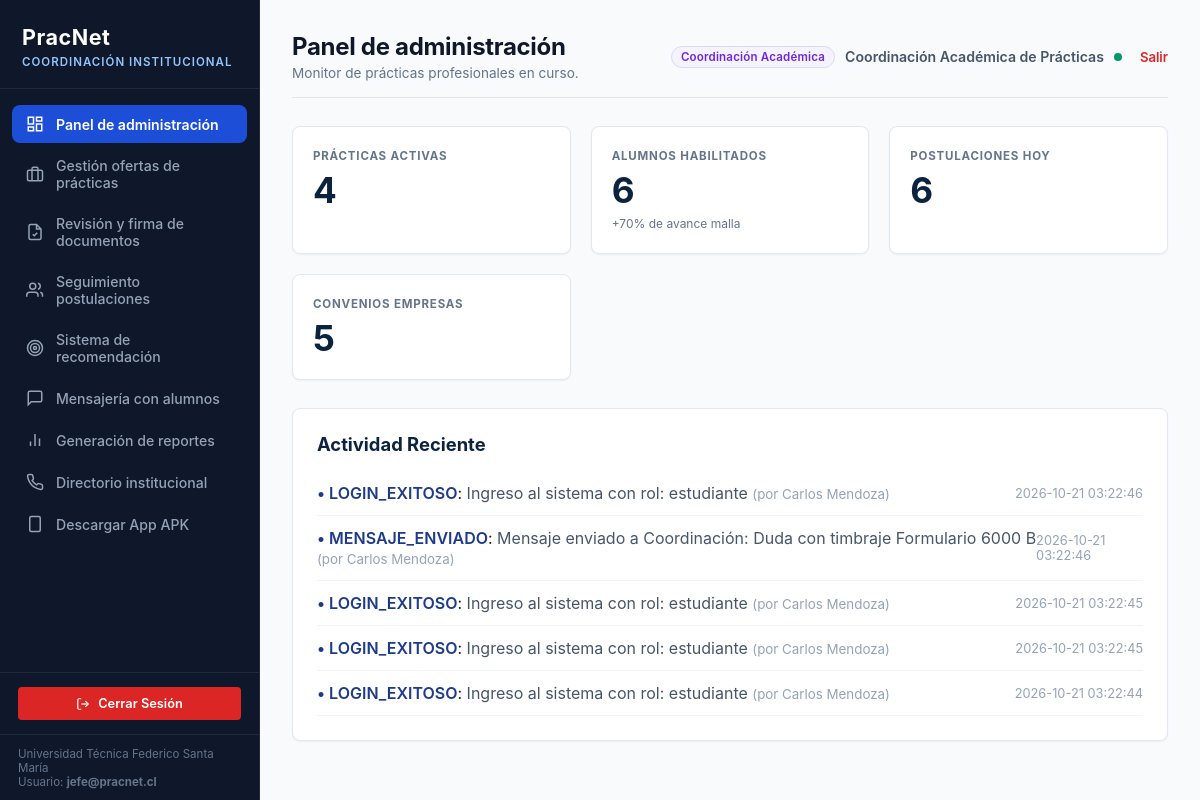
The app's page /admin/dashboard (signed in) with its own data.
### tables this page shows
CREATE TABLE bitacora_auditoria (
            id INTEGER PRIMARY KEY AUTOINCREMENT,
            usuario_id INTEGER REFERENCES usuario(id) ON DELETE SET NULL,
            accion TEXT NOT NULL,
            detalle TEXT,
            ip_address TEXT,
            fecha TIMESTAMP DEFAULT CURRENT_TIMESTAMP
        );

CREATE TABLE usuario (
            id INTEGER PRIMARY KEY AUTOINCREMENT,
            email TEXT UNIQUE NOT NULL,
            password_hash TEXT NOT NULL,
            rol TEXT NOT NULL CHECK(rol IN ('estudiante', 'jefe_carrera', 'admin', 'empresa')),
            nombre TEXT NOT NULL,
            rut TEXT UNIQUE,
            creado_en TIMESTAMP DEFAULT CURRENT_TIMESTAMP,
            activo INTEGER DEFAULT 1
        );

### app/routes_admin.py (the view)
@admin_bp.route('/dashboard')
def dashboard():
    with get_db() as conn:
        cursor = conn.cursor()
        cursor.execute("SELECT COUNT(*) as total FROM oferta_practica WHERE estado = 'Activa'")
        practicas_activas = cursor.fetchone()['total']
        cursor.execute("SELECT COUNT(*) as total FROM estudiante WHERE avance_malla >= 70")
        alumnos_habilitados = cursor.fetchone()['total']
        cursor.execute("SELECT COUNT(*) as total FROM postulacion")
        postulaciones_total = cursor.fetchone()['total']
        cursor.execute("SELECT COUNT(*) as total FROM empresa WHERE convenio_vigente = 1")
        convenios_empresas = cursor.fetchone()['total']
        cursor.execute("""
            SELECT b.*, u.nombre as usuario_nombre
            FROM bitacora_auditoria b
            LEFT JOIN usuario u ON b.usuario_id = u.id
            ORDER BY b.fecha DESC LIMIT 5
        """)
        actividades = cursor.fetchall()
    return render_template(
        'admin/dashboard.html',
        practicas_activas=practicas_activas or 145,
        alumnos_habilitados=alumnos_habilitados or 312,
        postulaciones_hoy=postulaciones_total or 24,
        convenios_empresas=convenios_empresas or 89,
        actividades=actividades
    )

### app/__init__.py (called while the page is built)
def create_app():
    app = Flask(__name__)
    app.config.from_object(Config)
    os.makedirs(app.config['UPLOAD_FOLDER'], exist_ok=True)
    init_db()
    from app.auth import auth_bp
    from app.routes_admin import admin_bp
    from app.routes_student import student_bp
    from app.routes_empresa import empresa_bp
    app.register_blueprint(auth_bp)
    app.register_blueprint(admin_bp)
    app.register_blueprint(student_bp)
    app.register_blueprint(empresa_bp)
    @app.route('/')
    def index():
        return redirect(url_for('auth.login'))
    @app.errorhandler(404)
    def page_not_found(e):
        return render_template('404.html'), 404
    @app.errorhandler(500)
    def internal_server_error(e):
        return render_template('500.html'), 500
    @app.after_request
    def apply_security_headers(response):
        return add_security_headers(response)
    return app

### app/database.py (called while the page is built)
def get_db_connection():
    conn = sqlite3.connect(Config.DATABASE_PATH)
    conn.row_factory = sqlite3.Row
    conn.execute("PRAGMA foreign_keys = ON;")
    return conn

@contextmanager
def get_db():
    conn = get_db_connection()
    try:
        yield conn
        conn.commit()
    except Exception as e:
        conn.rollback()
        raise e
    finally:
        conn.close()

### app/routes_admin.py (called while the page is built)
@admin_bp.before_request
@role_required(['admin', 'jefe_carrera'])
def restrict_admin():
    pass

### app/security.py (called while the page is built)
def role_required(allowed_roles):
    def decorator(f):
        @wraps(f)
        def decorated_function(*args, **kwargs):
            if 'user_id' not in session:
                flash('Por favor inicia sesión.', 'warning')
                return redirect(url_for('auth.login'))
            if session.get('rol') not in allowed_roles:
                flash('No tienes permisos suficientes para acceder a este módulo.', 'danger')
                return redirect(url_for('auth.unauthorized'))
            return f(*args, **kwargs)
        return decorated_function
    return decorator

def add_security_headers(response):
    response.headers['X-Content-Type-Options'] = 'nosniff'
    response.headers['X-Frame-Options'] = 'SAMEORIGIN'
    response.headers['X-XSS-Protection'] = '1; mode=block'
    response.headers['Referrer-Policy'] = 'strict-origin-when-cross-origin'
    return response

### app/templates/admin/dashboard.html (shortened to what this page needs)
{% extends 'base.html' %}
{% block admin_title %}
<h1>Panel de administración</h1>
<p>Monitor de prácticas profesionales en curso.</p>
{% endblock %}
{% block content %}
<div class="kpi-grid">
  <div class="kpi-card">
    <div class="kpi-label">PRÁCTICAS ACTIVAS</div>
    <div class="kpi-value">{{ practicas_activas }}</div>
  </div>
  <div class="kpi-card">
    <div class="kpi-label">ALUMNOS HABILITADOS</div>
    <div class="kpi-value">{{ alumnos_habilitados }}</div>
    <div class="kpi-subtext">+70% de avance malla</div>
  </div>
  <div class="kpi-card">
    <div class="kpi-label">POSTULACIONES HOY</div>
    <div class="kpi-value">{{ postulaciones_hoy }}</div>
  </div>
  <div class="kpi-card">
    <div class="kpi-label">CONVENIOS EMPRESAS</div>
    <div class="kpi-value">{{ convenios_empresas }}</div>
  </div>
</div>
<div class="table-card" style="padding: 24px;">
  <h3 style="color: var(--primary-navy); margin-bottom: 16px; font-size: 1.15rem;">Actividad Reciente</h3>
  <ul style="list-style: none;">
    {% if actividades %}
      {% for act in actividades %}
        <li style="padding: 12px 0; border-bottom: 1px solid #f1f5f9; display: flex; align-items: center; justify-content: space-between;">
          <div>
            <span style="font-weight: 600; color: #1e3a8a;">• {{ act.accion }}</span>:
            <span style="color: #475569;">{{ act.detalle }}</span>
            {% if act.usuario_nombre %}
              <small style="color: #94a3b8;">(por {{ act.usuario_nombre }})</small>
            {% endif %}
          </div>
          <span style="font-size: 0.8rem; color: #94a3b8;">{{ act.fecha }}</span>
        </li>
      {% endfor %}
    {% endif %}
  </ul>
</div>
{% endblock %}

### app/static/css/pracnet.css (style rules this page uses)
:root { --primary-navy: #0c2340; --primary-slate: #0f172a; --primary-surface: #1e293b; --accent-blue: #1d4ed8; --accent-blue-light: #eff6ff; --accent-gold: #b45309; --accent-gold-light: #fef3c7; --success-green: #059669; --success-light: #ecfdf5; --warning-amber: #d97706; --danger-red: #dc2626; --danger-light: #fef2f2; --bg-page: #f8fafc; --card-bg: #ffffff; --text-primary: #0f172a; --text-secondary: #475569; --text-muted: #64748b; --border-subtle: #e2e8f0; --border-strong: #cbd5e1; --sidebar-width: 260px; --radius-sm: 4px; --radius-md: 8px; --radius-lg: 12px; --shadow-sm: 0 1px 2px 0 rgb(0 0 0 / 0.05); --shadow-md: 0 4px 6px -1px rgb(0 0 0 / 0.07), 0 2px 4px -2px rgb(0 0 0 / 0.07); --shadow-lg: 0 10px 15px -3px rgb(0 0 0 / 0.08), 0 4px 6px -4px rgb(0 0 0 / 0.04); }
* { box-sizing: border-box; margin: 0; padding: 0; font-family: -apple-system, BlinkMacSystemFont, "Segoe UI", Roboto, "Helvetica Neue", Arial, sans-serif; }
body { background-color: var(--bg-page); color: var(--text-primary); min-height: 100vh; display: flex; flex-direction: column; -webkit-font-smoothing: antialiased; }
.content-header h1 { font-size: 1.5rem; font-weight: 700; color: var(--text-primary); letter-spacing: -0.3px; }
.content-header p { font-size: 0.85rem; color: var(--text-muted); margin-top: 4px; }
.kpi-grid { display: grid; grid-template-columns: repeat(auto-fit, minmax(220px, 1fr)); gap: 20px; margin-bottom: 28px; }
.kpi-card { background: var(--card-bg); border: 1px solid var(--border-subtle); border-radius: var(--radius-md); padding: 22px 20px; box-shadow: var(--shadow-sm); transition: transform 0.15s ease, box-shadow 0.15s ease; }
.kpi-label { font-size: 0.72rem; font-weight: 700; color: var(--text-muted); letter-spacing: 0.8px; text-transform: uppercase; margin-bottom: 8px; }
.kpi-value { font-size: 2.2rem; font-weight: 700; color: var(--primary-navy); line-height: 1.1; }
.kpi-subtext { font-size: 0.75rem; color: var(--text-muted); margin-top: 6px; }
.table-card { background: var(--card-bg); border-radius: var(--radius-md); border: 1px solid var(--border-subtle); box-shadow: var(--shadow-sm); overflow: hidden; margin-bottom: 28px; }

### records on screen
bitacora_auditoria: accion "LOGIN_EXITOSO", detalle "Ingreso al sistema con rol: estudiante", usuario_nombre "Carlos Mendoza", fecha "2026-10-21 03:22:46"
bitacora_auditoria: accion "MENSAJE_ENVIADO", detalle "Mensaje enviado a Coordinación: Duda con timbraje Formulario 6000 B", usuario_nombre "Carlos Mendoza", fecha "2026-10-21 03:22:46"
bitacora_auditoria: accion "LOGIN_EXITOSO", detalle "Ingreso al sistema con rol: estudiante", usuario_nombre "Carlos Mendoza", fecha "2026-10-21 03:22:45"
bitacora_auditoria: accion "LOGIN_EXITOSO", detalle "Ingreso al sistema con rol: estudiante", usuario_nombre "Carlos Mendoza", fecha "2026-10-21 03:22:45"
bitacora_auditoria: accion "LOGIN_EXITOSO", detalle "Ingreso al sistema con rol: estudiante", usuario_nombre "Carlos Mendoza", fecha "2026-10-21 03:22:44"

### other values on screen
{{ session.get('email') }} "jefe@pracnet.cl"
{{ session.get('nombre') }} "Coordinación Académica de Prácticas"
{{ practicas_activas }} "4"
{{ alumnos_habilitados }} "6"
{{ postulaciones_hoy }} "6"
{{ convenios_empresas }} "5"
